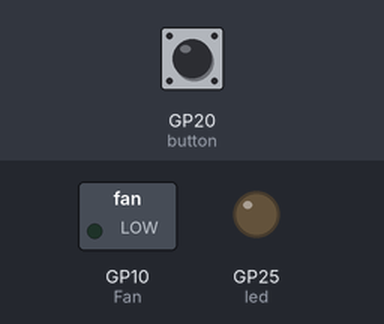
This program was run on a simulated Raspberry Pi Pico running MicroPython. Shown: switched loads named in the program (green lamp = pin HIGH), output pins drawn as LEDs (lit = HIGH). The test bench sets the inputs (shaded band); at power-on: GP20 (button) HIGH. What the program prints to the serial console is not drawn.

Above: at 1.2 s.
1.3 s: GP20 (button) pulled LOW for 0.15 s
At 1.6 s:
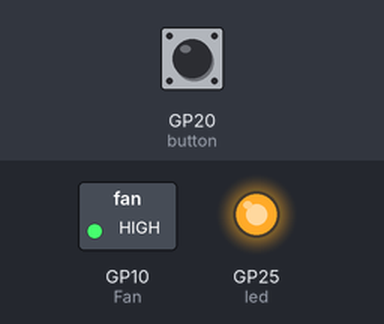
2.9 s: GP20 (button) pulled LOW for 1 s
At 4.0 s:
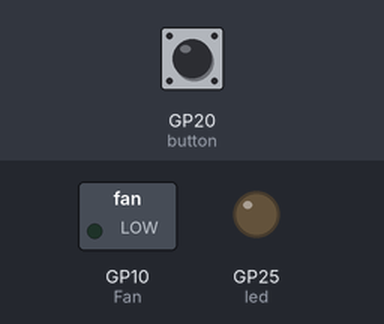
5.4 s: GP20 (button) pulled LOW for 3.2 s
At 5.9 s:
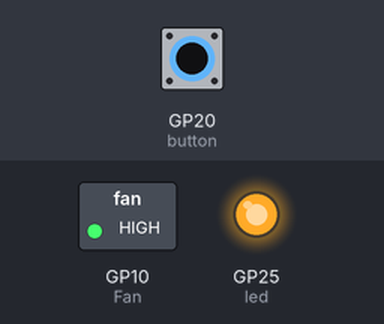
Timing chart, 0 to 16.1 s (numbered marks = the images above; inputs shaded):
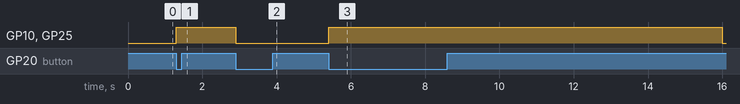

The program:

Fan_button_count.py
```python
"""
의사코드
1. 버튼을 누르면 환풍기가 켜지고 10초 동안 작동한다.
2. 10초가 지나면 환풍기가 꺼진다.
3. 버튼을 다시 누르면 10초 카운트가 다시 시작된다.
4. 환풍기가 켜져 있을 때는 버튼을 눌러도 아무 일도 일어나지 않는다.
5. 환풍기가 꺼져 있을 때는 버튼을 누르면 환풍기가 켜진다.

"""

from machine import Pin
import utime

# 환풍기 핀 초기화
led = Pin(25, Pin.OUT)
Fan = machine.Pin(10, machine.Pin.OUT)
button = Pin(20, Pin.IN, Pin.PULL_UP)
count = 0

# 버튼 상태를 추적하는 변수 초기화
button_state = False

# 10초 타이머 시작 시간 초기화
start_time = utime.ticks_ms()

# 버튼이 눌렸을 때 호출될 핸들러 함수 정의

def button_handler(pin):
    global button_state
    global count
    # 버튼 상태 전환
    button_state = not button_state
    print("환풍기에 입력 값:", end =' ')
    print(button_state)
    led.value(button_state)
    Fan.value(button_state)

    if button_state: # 버튼이 눌려서 팬이 켜질 때
        count = 10   # 10초 카운트다운
        start_time = utime.ticks_ms()

# 버튼에 핸들러 등록
button.irq(trigger=Pin.IRQ_FALLING, handler=button_handler)

while True:
    if button_state and count > 0 :# 팬이 켜져 있고 카운트다운이 진행 중일 때
        print(f"남은 시간: {count}초")
        count -= 1
        utime.sleep(1)

        if count <=0 :# 카운트다운이 끝났을 때
            Fan.value(False)
            led.value(False)
            button_state = False
            print("팬이 꺼졌습니다.")
    else:
        utime.sleep(1)
```

Measured:
- after the input at 1.3 s, GP10 (Fan), GP25 (led): LOW → HIGH at once
- after the input at 2.9 s, GP10 (Fan), GP25 (led): HIGH → LOW at once
- after the input at 5.4 s, GP10 (Fan), GP25 (led): LOW → HIGH at once, → LOW 10.6 s later
